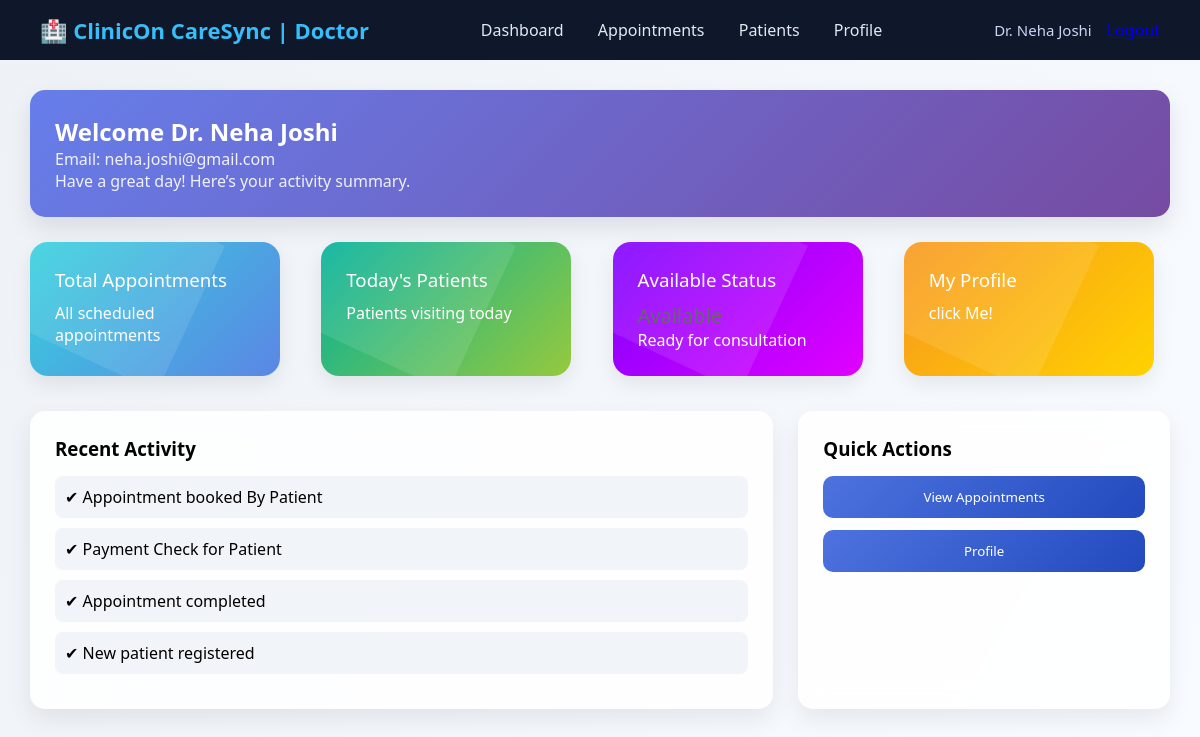
Screenshot of /app/doctor_dashboard (signed in) with the database file from the repository.
### app1/models.py (models this page shows, shortened)
class doctor(models.Model):
    name = models.CharField(max_length=100)
    email = models.EmailField(unique=True)
    password = models.CharField(max_length=100)
    gender = models.CharField(max_length=10)
    phone = models.CharField(max_length=15)
    department = models.CharField(max_length=100)
    qualification = models.CharField(max_length=100)
    experience = models.IntegerField()
    fees = models.DecimalField(max_digits=8, decimal_places=2, null=True, blank=True)
    availability = models.BooleanField(default=True)

### app1/views.py (the view)
# urls.py: path('doctor_dashboard',doctor_dashboard, name='doctor_dashboard'),
def doctor_dashboard(request):
    if 'doctor_email' not in request.session:
        return redirect('doctor_login')
    doc = doctor.objects.get(email=request.session['doctor_email'])
    return render(request, 'doctor/dashboard.html', {'doctor': doc})

### app1/templates/doctor/dashboard.html (shortened to what this page needs)
{% extends "doctor/navigation.html" %}
{% load static %}
{% block content %}
<!DOCTYPE html>
<html>
<head>
    <link rel="stylesheet" href="{% static 'css/doctor/dashboard.css' %}">
</head>
<body>
<div class="dashboard-container">
    <div class="welcome-card">
        <h2>Welcome {{ request.session.doctor_name }}</h2>
        <p>Email: {{ request.session.doctor_email }}</p>
        <p>Have a great day! Here’s your activity summary.</p>
    </div>
    <div class="card-grid">
        <div class="card blue" onclick="location.href='{% url "doctor_appointments" %}'">
            <h3>Total Appointments</h3>
            <span>All scheduled appointments</span>
        </div>
        <div class="card green" onclick="location.href='{% url "today_appointments" %}'">
            <h3>Today's Patients</h3>
            <span>Patients visiting today</span>
        </div>
       <div class="card purple">
    <h3>Available Status</h3>
    {% if doctor.availability %}
        <p class="status available">Available</p>
        <span>Ready for consultation</span>
    {% else %}
        <p class="status not-available">Not Available</p>
        <span>Currently unavailable</span>
    {% endif %}
</div>
         <div class="card orange" onclick="location.href='{% url "doctor_profile" %}'">
            <h3>My Profile</h3>
            <span>click Me!</span>
        </div>
    </div>
    <div class="extra-section">
        <div class="recent-activity">
            <h3>Recent Activity</h3>
            <ul>
                <li>✔ Appointment booked By Patient</li>
                <li>✔ Payment Check for Patient </li>
                <li>✔ Appointment completed</li>
                <li>✔ New patient registered</li>
            </ul>
        </div>
        <div class="quick-actions">
            <h3>Quick Actions</h3>
            <button  onclick="location.href='{% url "doctor_appointments" %}'">View Appointments</button>
            <button  onclick="location.href='{% url "doctor_profile" %}'">Profile</button>
        </div>
    </div>
</div>
</body>
</html>
{% endblock content %}

### app1/templates/doctor/navigation.html (shortened to what this page needs)
{% load static %}
<!DOCTYPE html>
<html lang="en">
<head>
<link rel="stylesheet" href={% static "CSS/doctor/navigation.css" %}>
</head>
<body>
<header class="header">
    <div class="logo">🏥 ClinicOn CareSync
 | Doctor</div>
    <nav class="navbar">
        <a href="{% url "doctor_dashboard" %}">Dashboard</a>
        <a href="{% url 'doctor_appointments' %}">Appointments</a>
        <a href="{% url "doctor_patients_perticular" %}">Patients</a>
        <a href="{% url "doctor_profile" %}">Profile</a>
    </nav>
   <div class="header-right">
    <span class="doctor-name">
     {{ request.session.doctor_name }}
    </span>
    <a href="{% url 'doctor_logout' %}">Logout</a>
</div>
</header>
{% block content %}
{% endblock content %}
</body>
</html>

### app1/static/CSS/doctor/navigation.css (style rules this page uses)
* { margin:0; padding:0; box-sizing:border-box; font-family: 'Segoe UI', sans-serif; }
body { background:#f1f5f9; }
.header { display:flex; justify-content:space-between; align-items:center; background:#0f172a; padding:15px 40px; color:#fff; position:sticky; top:0; }
.logo { font-size:22px; font-weight:bold; color:#38bdf8; }
.navbar a { color:#e2e8f0; text-decoration:none; margin:0 15px; font-size:16px; transition:0.3s; }
.header-right { display:flex; align-items:center; gap:15px; }
.doctor-name { font-size:15px; color:#cbd5f5; }
.card { background:#fff; padding:20px; border-radius:10px; width:250px; box-shadow:0 5px 15px rgba(0,0,0,0.08); }
.card h3 { margin-bottom:10px; }
.card p { color:#555; }

### app1/static/CSS/doctor/dashboard.css (style rules this page uses)
body { margin: 0; font-family: 'Poppins', sans-serif; background: linear-gradient(120deg, #eef2f7, #f8fbff); }
.dashboard-container { padding: 30px; }
.welcome-card { background: linear-gradient(135deg, #667eea, #764ba2); color: #fff; padding: 25px; border-radius: 15px; margin-bottom: 25px; box-shadow: 0 10px 25px rgba(0,0,0,0.1); animation: fadeIn 0.6s ease-in-out; }
.welcome-card h2 { margin: 0; font-weight: 600; }
.welcome-card p { opacity: 0.9; }
.card-grid { display: grid; grid-template-columns: repeat(auto-fit, minmax(240px, 1fr)); gap: 25px; }
.card { position: relative; padding: 25px; border-radius: 18px; color: #fff; overflow: hidden; backdrop-filter: blur(10px); box-shadow: 0 8px 20px rgba(0,0,0,0.08); transition: all 0.35s ease; }
.card::before { content: ""; position: absolute; width: 120%; height: 120%; background: rgba(255,255,255,0.1); top: -50%; left: -50%; transform: rotate(25deg); }
.blue { background: linear-gradient(135deg, #36d1dc, #5b86e5); }
.green { background: linear-gradient(135deg, #00b09b, #96c93d); }
.orange { background: linear-gradient(135deg, #f7971e, #ffd200); }
.purple { background: linear-gradient(135deg, #7f00ff, #e100ff); }
.card h3 { margin-bottom: 10px; font-weight: 500; }
.status { font-size: 20px; font-weight: 500; }
.extra-section { display: grid; grid-template-columns: 2fr 1fr; gap: 25px; margin-top: 35px; }
.recent-activity, .quick-actions { background: rgba(255, 255, 255, 0.85); padding: 25px; border-radius: 15px; backdrop-filter: blur(12px); box-shadow: 0 10px 25px rgba(0,0,0,0.08); }
.recent-activity h3 { margin-bottom: 15px; }
.recent-activity ul { list-style: none; padding: 0; }
.recent-activity li { padding: 10px; border-radius: 8px; margin-bottom: 10px; background: #f1f4f9; transition: 0.3s; }
.quick-actions h3 { margin-bottom: 15px; }
.quick-actions button { width: 100%; padding: 12px; margin-bottom: 12px; border: none; border-radius: 10px; font-weight: 500; background: linear-gradient(135deg, #4e73df, #224abe); color: white; cursor: pointer; transition: all 0.3s ease; }

### rows the page displays
doctor: session.doctor_name "Dr. Neha Joshi", session.doctor_email "neha.joshi@gmail.com"
